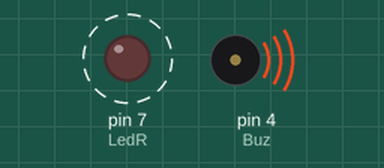
The sketch below on a simulated Arduino Uno, built for the host (arithmetic inside an expression is 32-bit, double 64-bit). Parts: output pins drawn as LEDs (lit = HIGH), buzzer (waves = sounding). Dashed ring = blinking.

Above: at 0.2 s.
Timing chart, 0 to 3.0 s (numbered marks = the images above):
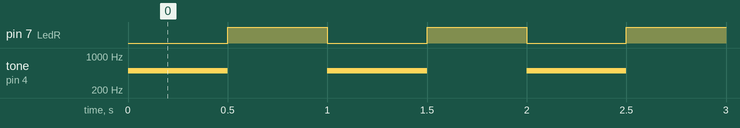

Measured:
- by itself, pin 7 (LedR): alternates HIGH for 0.50 s and LOW for 0.50 s
- by itself, tone on pin 4 (Buz): alternates 500 Hz for 0.50 s and silent for 0.50 s

The sketch:

sketch_jul26a.ino
```cpp
int Buz =4;
int LedR=7;
void setup() {
  // put your setup code here, to run once:
pinMode (Buz,OUTPUT);
pinMode (LedR,OUTPUT);
}

void loop() {
  // put your main code here, to run repeatedly:
  tone(Buz,500,500);
  delay(500);
  noTone;
  digitalWrite (LedR,HIGH);
  delay(500);
  digitalWrite (LedR,LOW);

}
```
